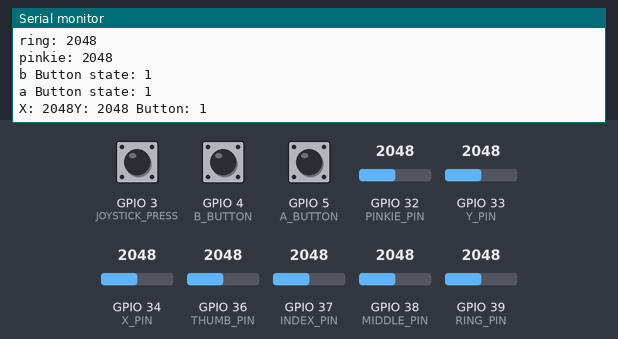
Recording of a sketch running on a simulated ESP32. On the bench: the last lines printed to the serial monitor. Inputs (shaded band) come from the test bench; at power-on: GPIO 32 (PINKIE_PIN) = 2048, GPIO 33 (Y_PIN) = 2048, GPIO 34 (X_PIN) = 2048, GPIO 36 (THUMB_PIN) = 2048, GPIO 37 (INDEX_PIN) = 2048, GPIO 38 (MIDDLE_PIN) = 2048, GPIO 3 (JOYSTICK_PRESS) HIGH, GPIO 4 (B_BUTTON) HIGH, GPIO 5 (A_BUTTON) HIGH, GPIO 39 (RING_PIN) = 2048.

Above: at 1.8 s.
1.9 s: GPIO 32 (PINKIE_PIN) set to 2866
3.4 s: GPIO 33 (Y_PIN) set to 2866
At 4.7 s:
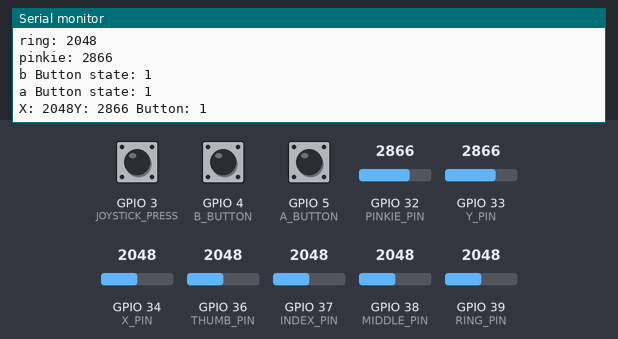
4.9 s: GPIO 34 (X_PIN) set to 2866
At 6.1 s:
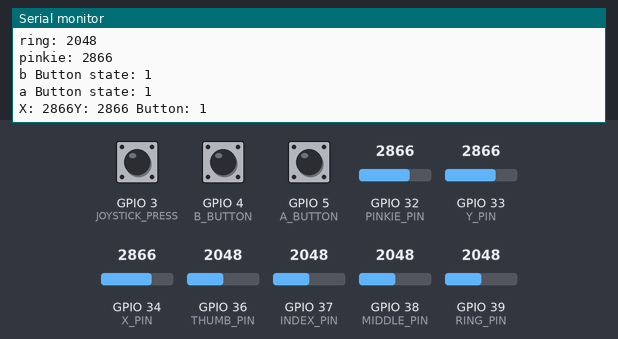

Measured:
- after the input at 3.4 s, the serial monitor: prints a new line after 0.92 s (image 1)
- after the input at 4.9 s, the serial monitor: prints a new line after 0.49 s (image 2)

The sketch:

GloveFirmware.ino
```cpp
#include "PinDefs.h"
int range[5];
const int fingerPins[] = {THUMB_PIN, INDEX_PIN, MIDDLE_PIN, RING_PIN, PINKIE_PIN};

void setup() {
  initializeTestPins(); // Initialize pins for testing
  Serial.begin(9600);
  while(!Serial); //waits for
  //calibrate(range);
}

void loop() {
  runTests(); // Perform the tests
  //printCalibration(fingerPins, range);
}
```

PinDefs.h
```cpp
#ifndef PINS_H
#define PINS_H

// Define pin assignments
// These should be changed depending on the board/ pins used
#define THUMB_PIN A0
#define INDEX_PIN A1
#define MIDDLE_PIN A2
#define RING_PIN A3
#define PINKIE_PIN A4
#define X_PIN A6
#define Y_PIN A5
#define JOYSTICK_PRESS D2
#define B_BUTTON D3
#define A_BUTTON D4
#define CENTER_X 1907
#define CENTER_Y 1930


#endif
```

SensorsTest.ino
```cpp
/*

  this is just to test to make sure all the sensors/ buttons are working and are not interfering with each other
  ignore the ugly code, it wasnt gonna be pretty ever :3

*/
#include "PinDefs.h"
int sensorReading;
int aButtonState;
int bButtonState;
int xVal;
int yVal;
int buttonState;
const int JOYSTICK_DEADZONE = 50;

void initializeTestPins() {
  pinMode(THUMB_PIN, INPUT);
  pinMode(INDEX_PIN, INPUT);
  pinMode(MIDDLE_PIN, INPUT);
  pinMode(RING_PIN, INPUT);
  pinMode(PINKIE_PIN, INPUT);
  pinMode(X_PIN, INPUT);
  pinMode(Y_PIN, INPUT);
  pinMode(B_BUTTON, INPUT_PULLUP);
  pinMode(A_BUTTON, INPUT_PULLUP);
  pinMode(JOYSTICK_PRESS, INPUT_PULLUP);
}

void runTests() {
  //flex sensor testing
  sensorReading = analogRead(THUMB_PIN);
  Serial.print("thumb: ");
  Serial.println(sensorReading);

  sensorReading = analogRead(INDEX_PIN);
  Serial.print("index: ");
  Serial.println(sensorReading);

  sensorReading = analogRead(MIDDLE_PIN);
  Serial.print("middle: ");
  Serial.println(sensorReading);

  sensorReading = analogRead(RING_PIN);
  Serial.print("ring: ");
  Serial.println(sensorReading);

  sensorReading = analogRead(PINKIE_PIN);
  Serial.print("pinkie: ");
  Serial.println(sensorReading);

  bButtonState = digitalRead(B_BUTTON);
  Serial.print("b Button state: ");
  Serial.println(bButtonState);

  //button testing
  aButtonState = digitalRead(A_BUTTON);
  Serial.print("a Button state: ");
  Serial.println(aButtonState);
  xVal = analogRead(X_PIN);
  yVal = analogRead(Y_PIN);
  if (abs(xVal - CENTER_X) < JOYSTICK_DEADZONE) {
    xVal = CENTER_X;
  }

  if (abs(yVal - CENTER_Y) < JOYSTICK_DEADZONE) {
    yVal = CENTER_Y;
  }

  buttonState = digitalRead(JOYSTICK_PRESS);
  //joystick testing
  Serial.print("X: ");
  Serial.print(xVal);
  Serial.print( "Y: ");
  Serial.print(yVal);
  Serial.print(" Button: ");
  Serial.println(buttonState);
  delay(1000);
}
```

calibration.ino
```cpp
void calibrate(int range[]) {
  int openHands[5];
  int closeHands[5];
  Serial.println("Open fingers");
  delay(5000);

  for (int i = 0; i < 5; i++) {
    openHands[i] = analogRead(fingerPins[i]);
  }

  Serial.println("Bend Fingers");
  delay(5000);


  for (int i = 0; i < 5; i++) {
    closeHands[i] = analogRead(fingerPins[i]);
  }


  for (int i = 0; i < 5; i++) {
    range[i] = openHands[i] - closeHands[i];
  }
}

void printCalibration(const int pins[], int range[]) {
    for (int i = 0; i < 5; i++) {
    Serial.print(pins[i]);
    Serial.print(": ");
    Serial.println(range[i]);
  }
  delay(1000);
}
```
